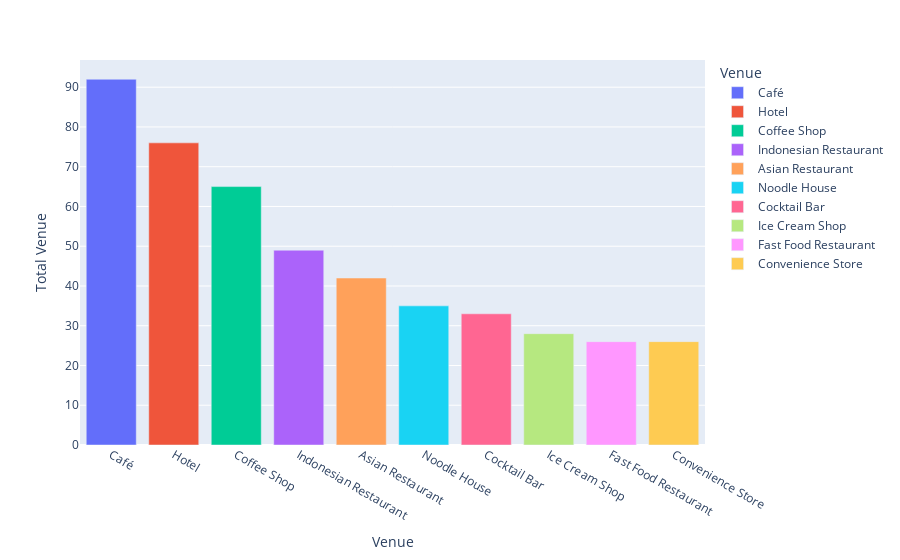

The code cell stored with this chart in its notebook:
### Code cell
# top 10 nearby places
nearby_categories = df_nearby_hotels['Venue Category'].value_counts()[:10].reset_index()
nearby_categories.columns = ['Venue', 'Total Venue']
fig = px.bar(nearby_categories, x='Venue', y='Total Venue', color='Venue')
fig.show()

### Figure 1 — Plotly figure (JSON) as saved in the notebook; plotly's stock layout.template omitted (floating-point values rounded to 4 significant figures)
{"data": [{"alignmentgroup": "True", "hovertemplate": "Venue=%{x}<br>Total Venue=%{y}<extra></extra>", "legendgroup": "Café", "marker": {"color": "#636efa"}, "name": "Café", "offsetgroup": "Café", "orientation": "v", "showlegend": true, "textposition": "auto", "type": "bar", "x": ["Café"], "xaxis": "x", "y": [92], "yaxis": "y"}, {"alignmentgroup": "True", "hovertemplate": "Venue=%{x}<br>Total Venue=%{y}<extra></extra>", "legendgroup": "Hotel", "marker": {"color": "#EF553B"}, "name": "Hotel", "offsetgroup": "Hotel", "orientation": "v", "showlegend": true, "textposition": "auto", "type": "bar", "x": ["Hotel"], "xaxis": "x", "y": [76], "yaxis": "y"}, {"alignmentgroup": "True", "hovertemplate": "Venue=%{x}<br>Total Venue=%{y}<extra></extra>", "legendgroup": "Coffee Shop", "marker": {"color": "#00cc96"}, "name": "Coffee Shop", "offsetgroup": "Coffee Shop", "orientation": "v", "showlegend": true, "textposition": "auto", "type": "bar", "x": ["Coffee Shop"], "xaxis": "x", "y": [65], "yaxis": "y"}, {"alignmentgroup": "True", "hovertemplate": "Venue=%{x}<br>Total Venue=%{y}<extra></extra>", "legendgroup": "Indonesian Restaurant", "marker": {"color": "#ab63fa"}, "name": "Indonesian Restaurant", "offsetgroup": "Indonesian Restaurant", "orientation": "v", "showlegend": true, "textposition": "auto", "type": "bar", "x": ["Indonesian Restaurant"], "xaxis": "x", "y": [49], "yaxis": "y"}, {"alignmentgroup": "True", "hovertemplate": "Venue=%{x}<br>Total Venue=%{y}<extra></extra>", "legendgroup": "Asian Restaurant", "marker": {"color": "#FFA15A"}, "name": "Asian Restaurant", "offsetgroup": "Asian Restaurant", "orientation": "v", "showlegend": true, "textposition": "auto", "type": "bar", "x": ["Asian Restaurant"], "xaxis": "x", "y": [42], "yaxis": "y"}, {"alignmentgroup": "True", "hovertemplate": "Venue=%{x}<br>Total Venue=%{y}<extra></extra>", "legendgroup": "Noodle House", "marker": {"color": "#19d3f3"}, "name": "Noodle House", "offsetgroup": "Noodle House", "orientation": "v", "showlegend": true, "textposition": "auto", "type": "bar", "x": ["Noodle House"], "xaxis": "x", "y": [35], "yaxis": "y"}, {"alignmentgroup": "True", "hovertemplate": "Venue=%{x}<br>Total Venue=%{y}<extra></extra>", "legendgroup": "Cocktail Bar", "marker": {"color": "#FF6692"}, "name": "Cocktail Bar", "offsetgroup": "Cocktail Bar", "orientation": "v", "showlegend": true, "textposition": "auto", "type": "bar", "x": ["Cocktail Bar"], "xaxis": "x", "y": [33], "yaxis": "y"}, {"alignmentgroup": "True", "hovertemplate": "Venue=%{x}<br>Total Venue=%{y}<extra></extra>", "legendgroup": "Ice Cream Shop", "marker": {"color": "#B6E880"}, "name": "Ice Cream Shop", "offsetgroup": "Ice Cream Shop", "orientation": "v", "showlegend": true, "textposition": "auto", "type": "bar", "x": ["Ice Cream Shop"], "xaxis": "x", "y": [28], "yaxis": "y"}, {"alignmentgroup": "True", "hovertemplate": "Venue=%{x}<br>Total Venue=%{y}<extra></extra>", "legendgroup": "Fast Food Restaurant", "marker": {"color": "#FF97FF"}, "name": "Fast Food Restaurant", "offsetgroup": "Fast Food Restaurant", "orientation": "v", "showlegend": true, "textposition": "auto", "type": "bar", "x": ["Fast Food Restaurant"], "xaxis": "x", "y": [26], "yaxis": "y"}, {"alignmentgroup": "True", "hovertemplate": "Venue=%{x}<br>Total Venue=%{y}<extra></extra>", "legendgroup": "Convenience Store", "marker": {"color": "#FECB52"}, "name": "Convenience Store", "offsetgroup": "Convenience Store", "orientation": "v", "showlegend": true, "textposition": "auto", "type": "bar", "x": ["Convenience Store"], "xaxis": "x", "y": [26], "yaxis": "y"}], "layout": {"barmode": "relative", "legend": {"title": {"text": "Venue"}, "tracegroupgap": 0}, "margin": {"t": 60}, "xaxis": {"anchor": "y", "categoryarray": ["Café", "Hotel", "Coffee Shop", "Indonesian Restaurant", "Asian Restaurant", "Noodle House", "Cocktail Bar", "Ice Cream Shop", "Fast Food Restaurant", "Convenience Store"], "categoryorder": "array", "domain": [0, 1], "title": {"text": "Venue"}}, "yaxis": {"anchor": "x", "domain": [0, 1], "title": {"text": "Total Venue"}}}}
